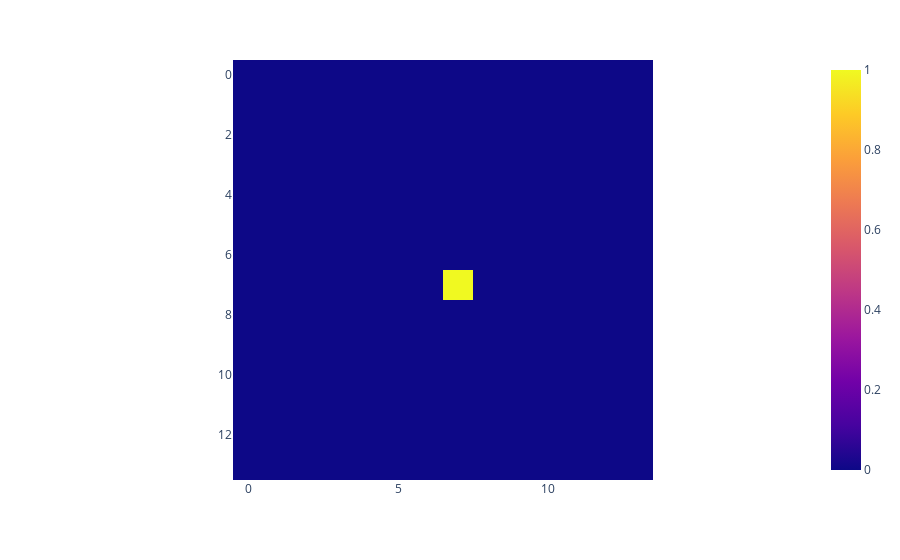

Notebook code for this chart:
### Code cell
centered_dot = torch.zeros((14, 14), dtype=torch.float32)
centered_dot[7, 7] = 1
px.imshow(centered_dot)

### Figure 1 — Plotly figure (JSON) as saved in the notebook; plotly's stock layout.template omitted (floating-point values rounded to 4 significant figures; data arrays with more than 128 entries replaced by an {"elided": "..."} marker saying what was removed)
{"data": [{"coloraxis": "coloraxis", "hovertemplate": "x: %{x}<br>y: %{y}<br>color: %{z}<extra></extra>", "name": "0", "type": "heatmap", "xaxis": "x", "yaxis": "y", "z": {"elided": "14x14 float values"}}], "layout": {"coloraxis": {"colorscale": [[0, "#0d0887"], [0.1111, "#46039f"], [0.2222, "#7201a8"], [0.3333, "#9c179e"], [0.4444, "#bd3786"], [0.5556, "#d8576b"], [0.6667, "#ed7953"], [0.7778, "#fb9f3a"], [0.8889, "#fdca26"], [1, "#f0f921"]]}, "margin": {"t": 60}, "xaxis": {"anchor": "y", "constrain": "domain", "domain": [0, 1], "scaleanchor": "y"}, "yaxis": {"anchor": "x", "autorange": "reversed", "constrain": "domain", "domain": [0, 1]}}}
